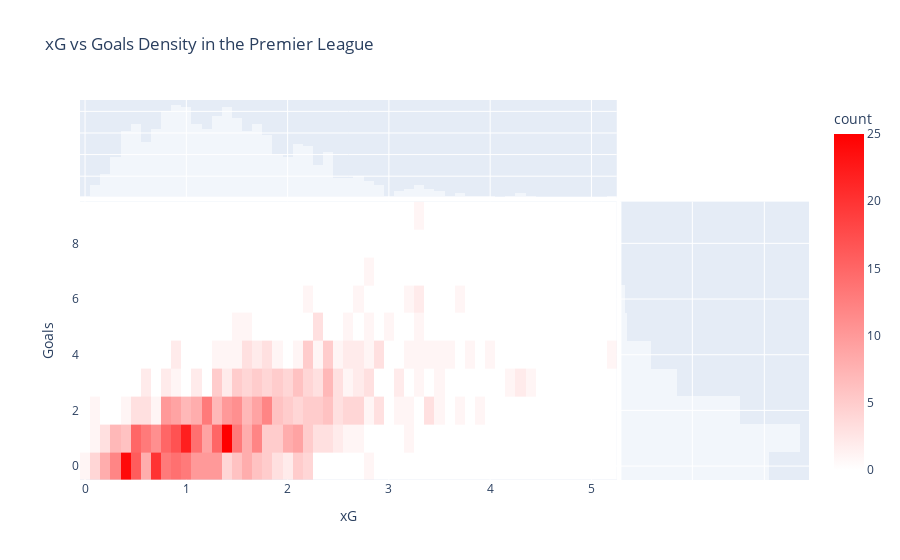

Here is the notebook cell this chart was saved with:
### Code cell
fig = px.density_heatmap(df, x='xG', y='Goals', 
#                          z='Absolute Residuals', histfunc='avg',
                title='xG vs Goals Density in the Premier League',
                         nbinsx=100, nbinsy=10,
                         marginal_x='histogram', marginal_y='histogram',
                         color_continuous_scale=['white', 'red']
                )

fig.show()

### Figure 1 — Plotly figure (JSON) as saved in the notebook; plotly's stock layout.template omitted (floating-point values rounded to 4 significant figures; data arrays with more than 128 entries replaced by an {"elided": "..."} marker saying what was removed)
{"data": [{"coloraxis": "coloraxis", "hovertemplate": "xG=%{x}<br>Goals=%{y}<br>count=%{z}<extra></extra>", "name": "", "nbinsx": 100, "nbinsy": 10, "type": "histogram2d", "x": {"elided": "760 float values"}, "xaxis": "x", "xbingroup": "x", "y": {"elided": "760 int values"}, "yaxis": "y", "ybingroup": "y"}, {"alignmentgroup": "True", "bingroup": "x", "hovertemplate": "xG=%{x}<br>count=%{y}<extra></extra>", "legendgroup": "", "marker": {"color": "white"}, "name": "", "offsetgroup": "", "opacity": 0.5, "showlegend": false, "type": "histogram", "x": {"elided": "760 float values"}, "xaxis": "x3", "yaxis": "y3"}, {"alignmentgroup": "True", "bingroup": "y", "hovertemplate": "Goals=%{y}<br>count=%{x}<extra></extra>", "legendgroup": "", "marker": {"color": "white"}, "name": "", "offsetgroup": "", "opacity": 0.5, "showlegend": false, "type": "histogram", "xaxis": "x2", "y": {"elided": "760 int values"}, "yaxis": "y2"}], "layout": {"barmode": "overlay", "coloraxis": {"colorbar": {"title": {"text": "count"}}, "colorscale": [[0, "white"], [1, "red"]]}, "legend": {"tracegroupgap": 0}, "title": {"text": "xG vs Goals Density in the Premier League"}, "xaxis": {"anchor": "y", "domain": [0, 0.7363], "title": {"text": "xG"}}, "xaxis2": {"anchor": "y2", "domain": [0.7413, 1], "matches": "x2", "showgrid": true, "showline": false, "showticklabels": false, "ticks": ""}, "xaxis3": {"anchor": "y3", "domain": [0, 0.7363], "matches": "x", "showgrid": true, "showticklabels": false}, "xaxis4": {"anchor": "y4", "domain": [0.7413, 1], "matches": "x2", "showgrid": true, "showline": false, "showticklabels": false, "ticks": ""}, "yaxis": {"anchor": "x", "domain": [0, 0.7326], "title": {"text": "Goals"}}, "yaxis2": {"anchor": "x2", "domain": [0, 0.7326], "matches": "y", "showgrid": true, "showticklabels": false}, "yaxis3": {"anchor": "x3", "domain": [0.7426, 1], "matches": "y3", "showgrid": true, "showline": false, "showticklabels": false, "ticks": ""}, "yaxis4": {"anchor": "x4", "domain": [0.7426, 1], "matches": "y3", "showgrid": true, "showline": false, "showticklabels": false, "ticks": ""}}}
